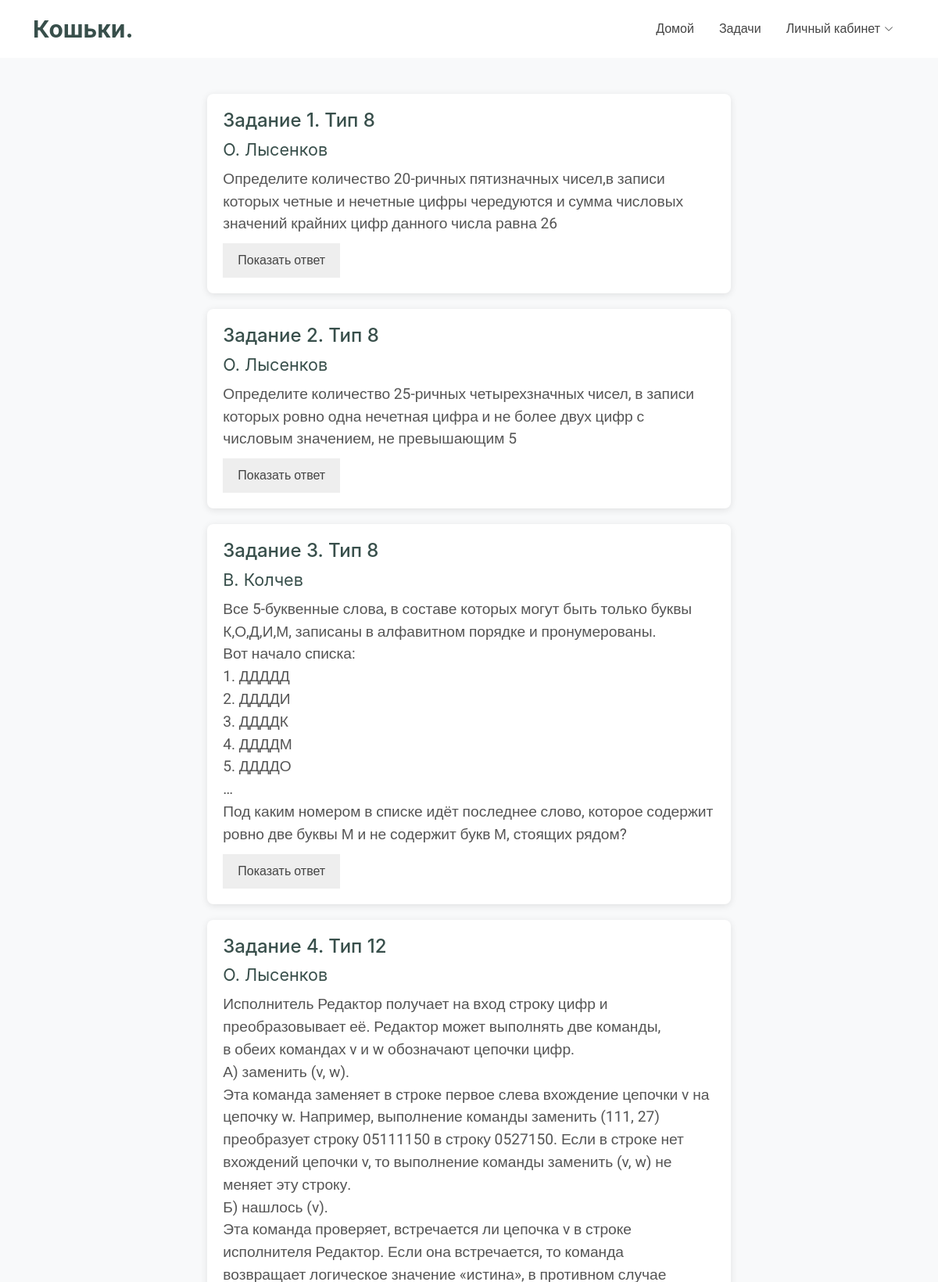
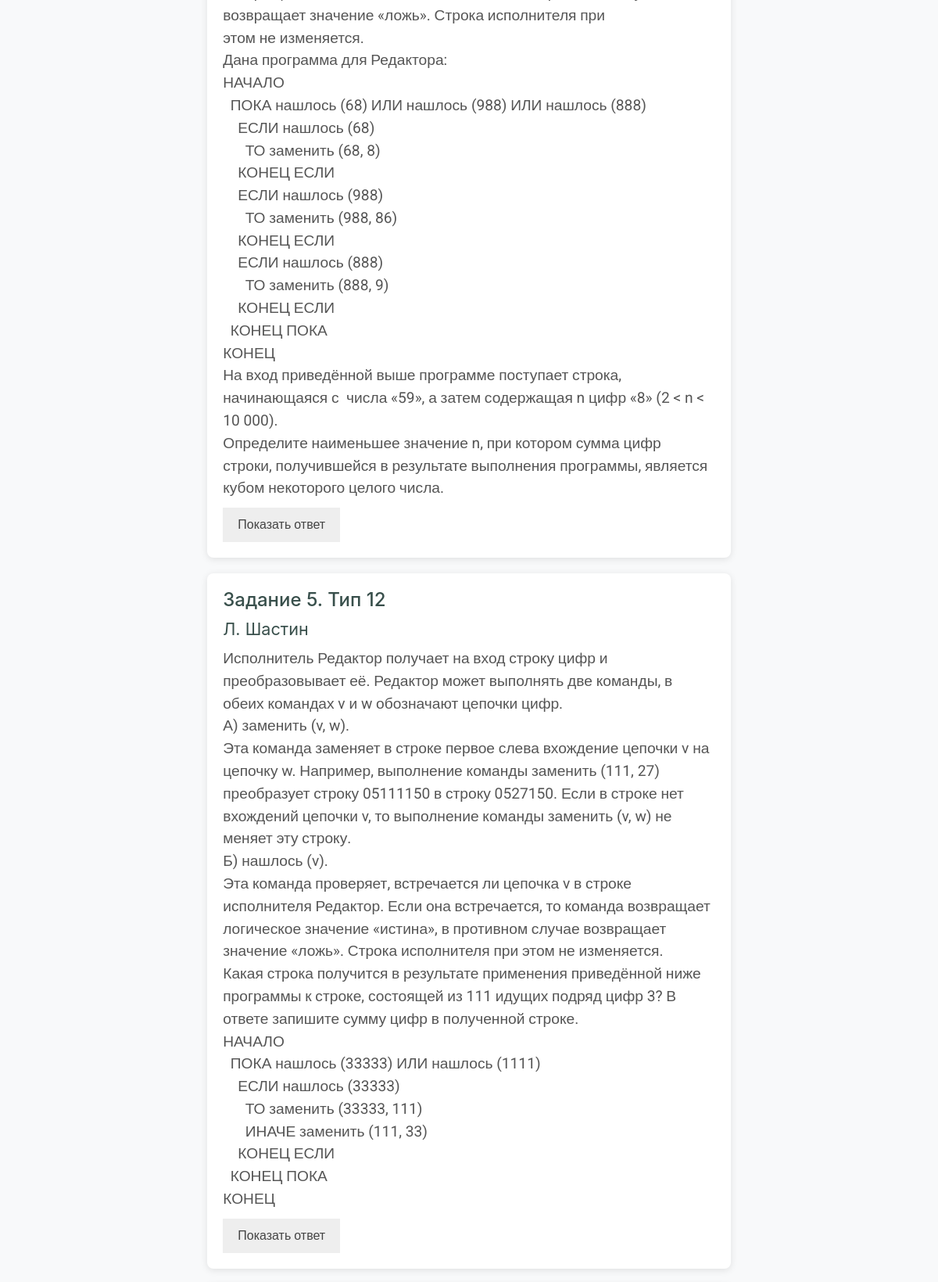
Page /problems/list (upper part) on the committed database (2 pictures, top to bottom).
### tables this page shows
CREATE TABLE problems (problem_id INT, problem_type_id INT, problem_class_id INT, problem_source VARCHAR (255), problem_statement TEXT, problem_answer VARCHAR (255), problem_difficulty INT, PRIMARY KEY (problem_id), FOREIGN KEY (problem_type_id) REFERENCES problem_types (type_id), FOREIGN KEY (problem_class_id) REFERENCES problem_classes (class_id));

### main.py (the view)
@app.route("/problems/list")
def problems_page():
    problems = database_requests.sql_execute(f"""SELECT * FROM problems""").fetchall()
    print(problems)
    return render_template("problem_list.html", problems=problems)

### database_requests.py (called while the page is built)
def sql_execute(sql_request):
    return cursor.execute(sql_request)

### templates/problem_list.html (shortened to what this page needs)
<!DOCTYPE html>
<html lang="en">
<head>
    <link href="{{ url_for('static', filename='vendor/bootstrap/css/bootstrap.min.css') }}" rel="stylesheet">
    <link href="{{ url_for('static', filename='vendor/bootstrap-icons/bootstrap-icons.css') }}" rel="stylesheet">
    <link href="{{ url_for('static', filename='vendor/aos/aos.css') }}" rel="stylesheet">
    <link href="{{ url_for('static', filename='vendor/glightbox/css/glightbox.min.css') }}" rel="stylesheet">
    <link href="{{ url_for('static', filename='vendor/swiper/swiper-bundle.min.css') }}" rel="stylesheet">
    <link href="{{ url_for('static', filename='/css/main.css') }}" rel="stylesheet">
</head>
<body>
    <header id="header" class="header d-flex align-items-center fixed-top">
        <div class="container-fluid container-xl position-relative d-flex align-items-center justify-content-between">
            <a href="/" class="logo d-flex align-items-center">
                <h1 class="sitename">Кошьки.</h1>
            </a>
            <nav id="navmenu" class="navmenu">
                <ul>
                    <li><a href="/">Домой</a></li>
                    <li><a href="/problems/list">Задачи</a></li>
                    <li class="dropdown"><a href="#"><span>Личный кабинет</span> <i class="bi bi-chevron-down toggle-dropdown"></i></a>
                    </li>
                </ul>
            </nav>
        </div>
    </header>
    <div class="container">
        {% for i in range(problems | length) %}
        <div class="problem-card">
            <h5 class="problem-title">Задание {{i + 1}}. Тип {{problems[i][1]}}</h5>
            <h6 class="problem-author">{{problems[i][3]}}</h6>
            <p class="problem-question">{{problems[i][4]|safe}}</p>
            <div class="answer">
                <button class="accordion">Показать ответ</button>
            </div>
        </div>
        {% endfor %}
    </div>
</body>
</html>

### static/css/main.css (style rules this page uses)
:root { --default-font: "Roboto", system-ui, -apple-system, "Segoe UI", Roboto, "Helvetica Neue", Arial, "Noto Sans", "Liberation Sans", sans-serif, "Apple Color Emoji", "Segoe UI Emoji", "Segoe UI Symbol", "Noto Color Emoji"; --heading-font: "Inter", sans-serif; --nav-font: "Poppins", sans-serif; }
:root { --background-color: #ffffff; --default-color: #444444; --heading-color: #384f4b; --accent-color: #1bbca3; --surface-color: #ffffff; --contrast-color: #ffffff; }
:root { --nav-color: #444444; --nav-hover-color: #1bbca3; --nav-mobile-background-color: #ffffff; --nav-dropdown-background-color: #ffffff; --nav-dropdown-color: #444444; --nav-dropdown-hover-color: #1bbca3; }
:root { scroll-behavior: smooth; }
body { color: var(--default-color); background-color: var(--background-color); font-family: var(--default-font); }
a { color: var(--accent-color); text-decoration: none; transition: 0.3s; }
h1, h2, h3, h4, h5, h6 { color: var(--heading-color); font-family: var(--heading-font); }
.header { color: var(--default-color); background-color: var(--background-color); padding: 15px 0; transition: all 0.5s; z-index: 997; }
.header .logo { line-height: 1; }
.header .logo h1 { font-size: 30px; margin: 0; font-weight: 700; color: var(--heading-color); }
@media (min-width: 1200px) { .navmenu { padding: 0; } }
@media (min-width: 1200px) { .navmenu ul { margin: 0; padding: 0; display: flex; list-style: none; align-items: center; } }
@media (min-width: 1200px) { .navmenu li { position: relative; } }
@media (min-width: 1200px) { .navmenu a, .navmenu a:focus { color: var(--nav-color); padding: 10px 15px; margin-left: 2px; font-size: 16px; font-family: var(--nav-font); font-weight: 400; display: flex; align-items: center; justify-content: space-between; white-space: nowrap; transition: 0.3s; } }
@media (min-width: 1200px) { .navmenu a i, .navmenu a:focus i { font-size: 12px; line-height: 0; margin-left: 5px; transition: 0.3s; } }
.accordion { background-color: #eee; color: #444; cursor: pointer; padding: 10px; width: 150px; text-align: center; border: none; outline: none; transition: background-color 0.4s; margin-right: 10px; }
.answer { position: relative; display: inline-block; }
.problem-card { background-color: #ffffff; border-radius: 8px; box-shadow: 0 2px 10px rgba(0, 0, 0, 0.1); padding: 20px; margin-bottom: 20px; width: 60%; transition: transform 0.3s, box-shadow 0.3s; }

### templates/problem_list.html (style rules this page uses)
body { background-color: #f8f9fa; overflow-y: scroll; font-family: 'Roboto', sans-serif; }
.container { display: flex; flex-direction: column; justify-content: center; align-items: center; margin-top: 10%; }
.problem-title { font-size: 1.5rem; font-weight: 500; margin-bottom: 10px; }
.problem-author { font-size: 1.35rem; font-weight: 420; margin-bottom: 10px; }
.problem-question { font-size: 1.2rem; margin-bottom: 10px; color: #555; white-space: pre-wrap; max-width: 100%; }

### rows in the picture
problems: problem_type "8", problem_source "О. Лысенков", problem_statement "Определите количество 20-ричных пятизначных чисел,в записи которых четные и нечетные цифры чередуются и сумма числовых значений крайних цифр данного числа равна 26"
problems: problem_type "8", problem_source "О. Лысенков", problem_statement "Определите количество 25-ричных четырехзначных чисел, в записи которых ровно одна нечетная цифра и не более двух цифр с числовым значением, не превышающим 5"
problems: problem_type "8", problem_source "В. Колчев", problem_statement "Все 5-буквенные слова, в составе которых могут быть только буквы К,О,Д,И,М, записаны в алфавитном порядке и пронумерованы. Вот начало списка: 1. ДДДДД 2. ДДДДИ 3. ДДДДК 4. ДДДДМ 5. ДДДДО … Под каким номером в списке идёт последнее слово, которое содержит ровно две буквы М и не содержит букв М, стоящих рядом?"
problems: problem_type "12", problem_source "О. Лысенков", problem_statement "Исполнитель Редактор получает на вход строку цифр и преобразовывает её. Редактор может выполнять две команды, в обеих командах v и w обозначают цепочки цифр. А) заменить (v, w). Эта команда заменяет в строке первое слева вхождение цепочки v на цепочку w. Например, выполнение команды заменить (111, 27) преобразует строку 05111150 в строку 0527150. Если в строке нет вхождений цепочки v, то выполнение команды заменить (v, w) не меняет эту строку. Б) нашлось (v). Эта команда проверяет, встречается ли цепочка v в строке исполнителя Редактор. Если она встречается, то команда возвращает логическое значение «истина», в противном случае возвращает значение «ложь». Строка исполнителя при этом не…"
problems: problem_type "12", problem_source "Л. Шастин", problem_statement "Исполнитель Редактор получает на вход строку цифр и преобразовывает её. Редактор может выполнять две команды, в обеих командах v и w обозначают цепочки цифр. А) заменить (v, w). Эта команда заменяет в строке первое слева вхождение цепочки v на цепочку w. Например, выполнение команды заменить (111, 27) преобразует строку 05111150 в строку 0527150. Если в строке нет вхождений цепочки v, то выполнение команды заменить (v, w) не меняет эту строку. Б) нашлось (v). Эта команда проверяет, встречается ли цепочка v в строке исполнителя Редактор. Если она встречается, то команда возвращает логическое значение «истина», в противном случае возвращает значение «ложь». Строка исполнителя при этом не…"

### other values in the picture
{{ i + 1 }} "1" "2" "3" "4" "5"
